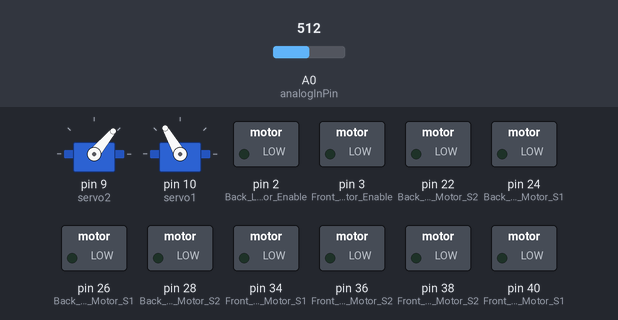
A sketch run on a simulated Arduino Mega 2560, built with avr-gcc and run on an emulated ATmega2560. Shown: 2 × servo, switched loads named in the sketch (green lamp = pin HIGH). The inputs (shaded band) are chosen by the test bench; at power-on: A0 (analogInPin) = 512.

Above: at 0.8 s.
0.9 s: A0 (analogInPin) set to 785
2.4 s: A0 (analogInPin) set to 815
At 3.2 s:
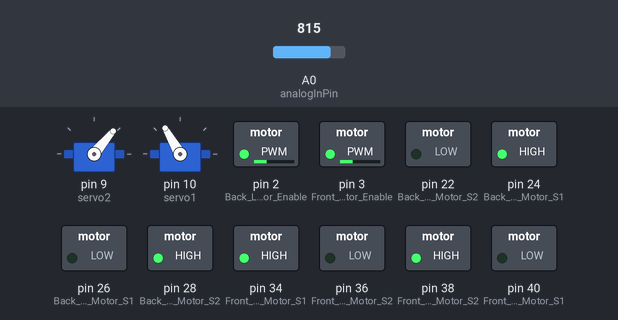
At 6.8 s:
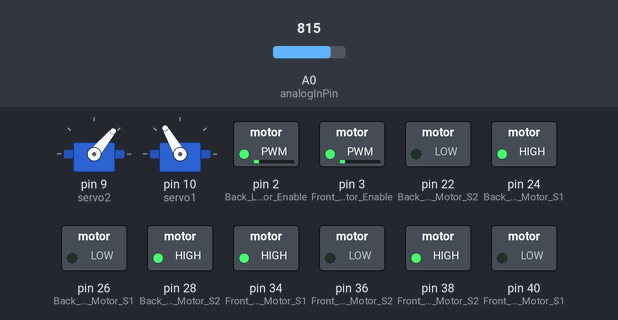
Timing chart, 0 to 22.2 s (numbered marks = the images above; inputs shaded):
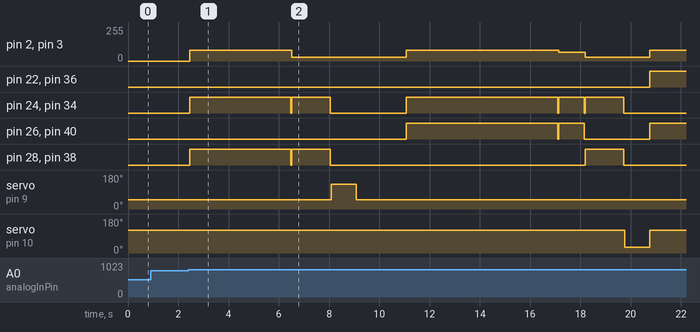

Measured:
- the behaviour switches between 802 and 803 on A0 (analogInPin) (found by bisection; images 0 and 1)
- after the input at 0.9 s, every drawn part: stays the same
- after the input at 2.4 s, pin 2 (Back_Left_Motor_Enable), pin 3 (Front_Left_Motor_Enable): 0/255 → 80/255 after 0.06 s, → 30/255 4.1 s later, → 80/255 4.6 s later, → 65/255 6.1 s later, … (6 changes in this stretch)

The sketch:

Main.ino
```cpp
// Written by Keanu J. Ammons and John Clay

// Include files
#include <Servo.h>

// Plow parameters
Servo servo1;
Servo servo2;

// Back Motor Connections
int Back_Left_Motor_Enable = 2;
int Back_Right_Motor_Enable = Back_Left_Motor_Enable;
int Back_Left_Motor_S1 = 26;
int Back_Left_Motor_S2 = 28;
int Back_Right_Motor_S1 = 24;
int Back_Right_Motor_S2 = 22;

// Front Motor Connections
int Front_Left_Motor_Enable = 3;
int Front_Right_Motor_Enable = Front_Left_Motor_Enable;
int Front_Left_Motor_S1 = 34;
int Front_Left_Motor_S2 = 36;
int Front_Right_Motor_S1 = 40;
int Front_Right_Motor_S2 = 38;

// Message parameter
String message;

// Motion parameters

// Rotation parameters
int A_rotation_speed = 65;
int B_rotation_speed = 65;
float rotation_time_90 = 0.935;

// Linear motion parameters
int A_forward_speed = 65;
int B_forward_speed = 65;
float forward_time_1 = 0.677;

// Auto start feature
const int analogInPin = A0;
int sensorValue = 0; // value read
int outputValue = 0; // value read from PWM

// 10 and 5 are PWM
// 6 and 7 are output signals for motor B
// 8 and 9 are output signals for motor A

void setup() {

  // Set all the backward motor control pins to outputs
  pinMode(Back_Left_Motor_Enable, OUTPUT);
  pinMode(Back_Right_Motor_Enable, OUTPUT);
  pinMode(Back_Left_Motor_S1, OUTPUT);
  pinMode(Back_Left_Motor_S2, OUTPUT);
  pinMode(Back_Right_Motor_S1, OUTPUT);
  pinMode(Back_Right_Motor_S2, OUTPUT);

   // Set all the forward motor control pins to outputs
  pinMode(Front_Left_Motor_Enable, OUTPUT);
  pinMode(Front_Right_Motor_Enable, OUTPUT);
  pinMode(Front_Left_Motor_S1, OUTPUT);
  pinMode(Front_Left_Motor_S2, OUTPUT);
  pinMode(Front_Right_Motor_S1, OUTPUT);
  pinMode(Front_Right_Motor_S2, OUTPUT);

  // Turn off motors - Initial state
  digitalWrite(Back_Left_Motor_S1, LOW);
  digitalWrite(Back_Left_Motor_S2, LOW);
  digitalWrite(Back_Right_Motor_S1, LOW);
  digitalWrite(Back_Right_Motor_S2, LOW);
  digitalWrite(Front_Left_Motor_S1, LOW);
  digitalWrite(Front_Left_Motor_S2, LOW);
  digitalWrite(Front_Right_Motor_S1, LOW);
  digitalWrite(Front_Right_Motor_S2, LOW);

  // Servo motor parameters
  servo2.attach(9);
  servo1.attach(10);
  servo1.write(120); // reset position
  servo2.write(50);

  // initalize serial monitor
  Serial1.begin(9600);
  Serial.begin(9600);

  // Auto start functionality

    while(outputValue < 200){
    sensorValue = analogRead(analogInPin);
    outputValue = map(sensorValue, 0, 1023, 0, 255);
    delay(5);
    }

}

void loop() {

  // CONSTANTS //

  int Rear_Speed = 70;
  int Forward_Speed = 70;
  int n = 2;

  // RED SQUARE //

    delay(50);
    forward(80,80,4);
    delay(20);
    forward(30,30,1.5);
    delay(20);
    servo2.write(130); // Red chip bucket down
    delay(1000);
    servo2.write(50); // Red chip bucket up

  // GREEN SQUARE //

    delay(2000);
    Hard_Right(80,80,6);
    delay(20);
    Hard_Right(65,65,1);
    delay(20);
    forward(30,30,1.5);
    delay(20);
    servo1.write(30); // Green chip bucket down
    delay(1000);
    servo1.write(120); // Green chip bucket up

  // RECYCLING //
  backward(80,80,6.7);
  delay(20);
  forward(80,80,6.5);
  delay(20);
  forward(35,35,1.5);
  delay(20);
  Hard_Left(80,80,1.5);;
  delay(20);

  for (int i = 0; i < n; i++) {
    backward(80,80,6.2);
    delay(20);
    forward(80,80,6);
    delay(20);
    forward(35,35 ,2);
    delay(20);
    Hard_Left(80,80,1.5);;
    delay(20);
  }
  backward(80,80,6.2);
  delay(20);
  Hard_Left(80,80,1);
  delay(20);
  Hard_Left(65,65,0.5);
  delay(20);
  backward(80,80,.5);
  delay(20);
  Hard_Right(80,80,4.7);
  delay(20);
  forward(80,80,2);
  delay(20);
  Hard_Right(80,80,1.5);
  delay(20);
  Hard_Right(65,65,0.5);
  delay(20);
  backward(80,80,2.1);
  delay(20);

  // LIGHTSWITCH //

  Hard_Left(80,80,6);
  delay(20);
  Hard_Left(65,65,1);
  delay(20);
  backward(80,80,2.5);
  delay(20);
  backward(30,30,0.5);
  delay(20);
  Hard_Right(80,80,5);
  delay(20);

  // STOP //

  pause(100);

}
```

Functions.ino
```cpp
void pause(float delayTime){

  // variables
  int x;
  int seconds;

  // turn the motor speed to zero
  analogWrite(Back_Left_Motor_Enable, 0);
  analogWrite(Back_Right_Motor_Enable, 0);
  analogWrite(Front_Left_Motor_Enable, 0);
  analogWrite(Front_Right_Motor_Enable, 0);

  // turn the motors off
  digitalWrite(Front_Left_Motor_S1, LOW);
  digitalWrite(Front_Left_Motor_S2, LOW);
  digitalWrite(Front_Right_Motor_S1, LOW);
  digitalWrite(Front_Right_Motor_S2, LOW);
  digitalWrite(Back_Left_Motor_S1, LOW);
  digitalWrite(Back_Left_Motor_S2, LOW);
  digitalWrite(Back_Right_Motor_S1, LOW);
  digitalWrite(Back_Right_Motor_S2, LOW);

  // delay time
  x = delayTime*1000;
  seconds = ceil(x);
  delay(seconds);
}

// This causes the motors to go forward
void backward(int Rear_Speed, int Forward_Speed, float delayTime){

  // variables
  int x;
  int seconds;

  // For PWM maximum possible values are 0 to 255
  analogWrite(Back_Left_Motor_Enable, Rear_Speed);
  analogWrite(Back_Right_Motor_Enable, Rear_Speed);
  analogWrite(Front_Left_Motor_Enable, Forward_Speed);
  analogWrite(Front_Right_Motor_Enable, Forward_Speed);

  // Move motors forward
  digitalWrite(Back_Left_Motor_S1, HIGH);
  digitalWrite(Back_Left_Motor_S2, LOW);
  digitalWrite(Back_Right_Motor_S1, LOW);
  digitalWrite(Back_Right_Motor_S2, HIGH);
  digitalWrite(Front_Left_Motor_S1, LOW);
  digitalWrite(Front_Left_Motor_S2, HIGH);
  digitalWrite(Front_Right_Motor_S1, HIGH);
  digitalWrite(Front_Right_Motor_S2, LOW);

  delay(20);

  // delay time
  x = delayTime*1000;
  seconds = ceil(x);
  delay(seconds);

  // turn the motors off briefly
  digitalWrite(Front_Left_Motor_S1, LOW);
  digitalWrite(Front_Left_Motor_S2, LOW);
  digitalWrite(Front_Right_Motor_S1, LOW);
  digitalWrite(Front_Right_Motor_S2, LOW);
  digitalWrite(Back_Left_Motor_S1, LOW);
  digitalWrite(Back_Left_Motor_S2, LOW);
  digitalWrite(Back_Right_Motor_S1, LOW);
  digitalWrite(Back_Right_Motor_S2, LOW);

  delay(20);

}

// This causes the rover to make a hard left
void Hard_Left(int Rear_Speed, int Forward_Speed, float delayTime){

  // variables
  int x;
  int seconds;

  // For PWM maximum possible values are 0 to 255
  analogWrite(Back_Left_Motor_Enable, Rear_Speed);
  analogWrite(Back_Right_Motor_Enable, Rear_Speed);
  analogWrite(Front_Left_Motor_Enable, Forward_Speed);
  analogWrite(Front_Right_Motor_Enable, Forward_Speed);

  // make the rover take a hard left
  digitalWrite(Front_Left_Motor_S1, LOW);
  digitalWrite(Front_Left_Motor_S2, HIGH);
  digitalWrite(Front_Right_Motor_S1, LOW);
  digitalWrite(Front_Right_Motor_S2, HIGH);
  digitalWrite(Back_Left_Motor_S1, LOW);
  digitalWrite(Back_Left_Motor_S2, HIGH);
  digitalWrite(Back_Right_Motor_S1, LOW);
  digitalWrite(Back_Right_Motor_S2, HIGH);

  delay(20);

  // delay time
  x = delayTime*1000;
  seconds = ceil(x);
  delay(seconds);

  // stop the rover
  digitalWrite(Front_Left_Motor_S1, LOW);
  digitalWrite(Front_Left_Motor_S2, LOW);
  digitalWrite(Front_Right_Motor_S1, LOW);
  digitalWrite(Front_Right_Motor_S2, LOW);
  digitalWrite(Back_Left_Motor_S1, LOW);
  digitalWrite(Back_Left_Motor_S2, LOW);
  digitalWrite(Back_Right_Motor_S1, LOW);
  digitalWrite(Back_Right_Motor_S2, LOW);

  delay(20);

}

// This causes the rover to turn clockwise
void Hard_Right(int Rear_Speed, int Forward_Speed, float delayTime){

  // variables
  int x;
  int seconds;

  // For PWM maximum possible values are 0 to 255
  analogWrite(Back_Left_Motor_Enable, Rear_Speed);
  analogWrite(Back_Right_Motor_Enable, Rear_Speed);
  analogWrite(Front_Left_Motor_Enable, Forward_Speed);
  analogWrite(Front_Right_Motor_Enable, Forward_Speed);

  // make the rover take a hard right
  digitalWrite(Front_Left_Motor_S1, HIGH);
  digitalWrite(Front_Left_Motor_S2, LOW);
  digitalWrite(Front_Right_Motor_S1, HIGH);
  digitalWrite(Front_Right_Motor_S2, LOW);
  digitalWrite(Back_Left_Motor_S1, HIGH);
  digitalWrite(Back_Left_Motor_S2, LOW);
  digitalWrite(Back_Right_Motor_S1, HIGH);
  digitalWrite(Back_Right_Motor_S2, LOW);

  delay(20);

  // delay time
  x = delayTime*1000;
  seconds = ceil(x);
  delay(seconds);

  // stop the rover
  digitalWrite(Front_Left_Motor_S1, LOW);
  digitalWrite(Front_Left_Motor_S2, LOW);
  digitalWrite(Front_Right_Motor_S1, LOW);
  digitalWrite(Front_Right_Motor_S2, LOW);
  digitalWrite(Back_Left_Motor_S1, LOW);
  digitalWrite(Back_Left_Motor_S2, LOW);
  digitalWrite(Back_Right_Motor_S1, LOW);
  digitalWrite(Back_Right_Motor_S2, LOW);

  delay(20);

}

void forward(int Rear_Speed, int Forward_Speed, float delayTime){

  // variables
  int x;
  int seconds;

  // For PWM maximum possible values are 0 to 255
  analogWrite(Back_Left_Motor_Enable, Rear_Speed);
  analogWrite(Back_Right_Motor_Enable, Rear_Speed);
  analogWrite(Front_Left_Motor_Enable, Forward_Speed);
  analogWrite(Front_Right_Motor_Enable, Forward_Speed);

  // reverse the direction
  digitalWrite(Back_Left_Motor_S1, LOW);
  digitalWrite(Back_Left_Motor_S2, HIGH);
  digitalWrite(Back_Right_Motor_S1, HIGH);
  digitalWrite(Back_Right_Motor_S2, LOW);
  digitalWrite(Front_Left_Motor_S1, HIGH);
  digitalWrite(Front_Left_Motor_S2, LOW);
  digitalWrite(Front_Right_Motor_S1, LOW);
  digitalWrite(Front_Right_Motor_S2, HIGH);

  delay(20);

  // delay time
  x = delayTime*1000;
  seconds = ceil(x);
  delay(seconds);

  // Turn off motors
  digitalWrite(Front_Left_Motor_S1, LOW);
  digitalWrite(Front_Left_Motor_S2, LOW);
  digitalWrite(Front_Right_Motor_S1, LOW);
  digitalWrite(Front_Right_Motor_S2, LOW);
  digitalWrite(Back_Left_Motor_S1, LOW);
  digitalWrite(Back_Left_Motor_S2, LOW);
  digitalWrite(Back_Right_Motor_S1, LOW);
  digitalWrite(Back_Right_Motor_S2, LOW);

  delay(20);
}


void full_Course(){

  int Rear_Speed = 70;
  int Forward_Speed = 70;
  // get to the red square
  delay(5000);
  forward(71,71,1.3);
  delay(20);
  forward(40,40,0.25);
  //get to the green square
  delay(2000);
  Hard_Right(85,85,1.6);
  delay(20);
  Hard_Right(80,80,0.5);
  delay(20);
  forward(40,40,0.25);
  //go to recycling
  delay(2000);
  backward(85,85,5);
  delay(20);
  //get to light switch
  Hard_Left(85,85,1.0);
  delay(20);
  backward(40,40,1.0);
  delay(20);
  Hard_Left(80,80,1.0);
  delay(2000);

}
```
